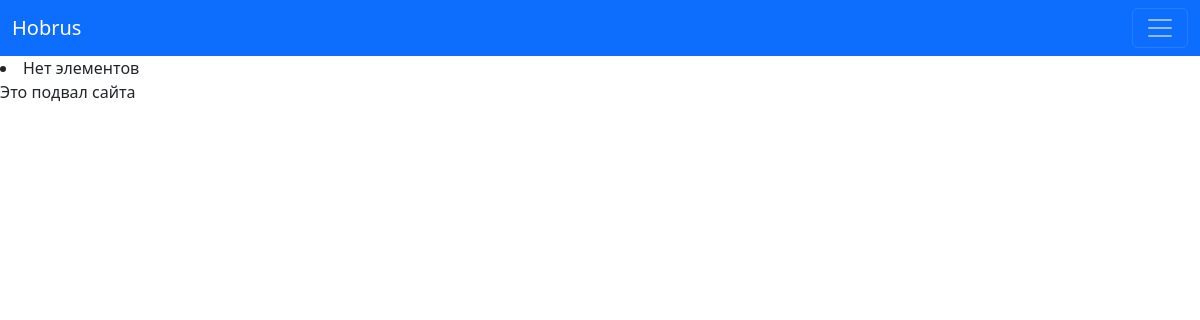
The app's page /goods, older data.
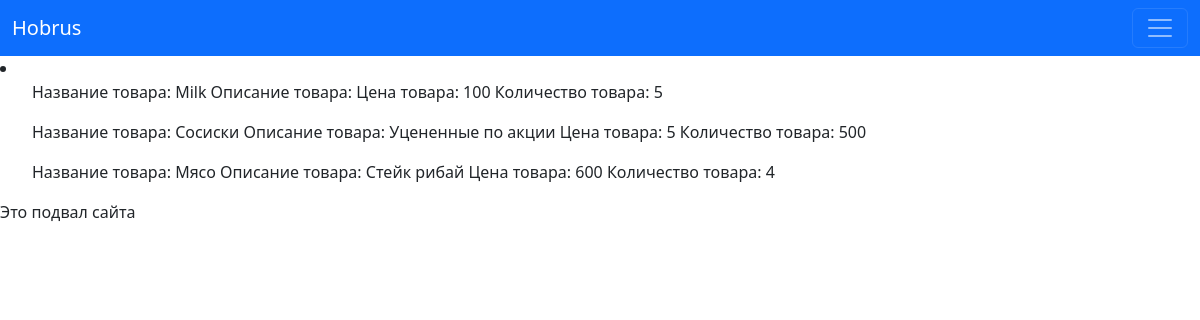
The same page, newer data.
### Home/models.py (models this page shows)
class Good(models.Model):
    name = models.CharField(max_length=30)
    description = models.TextField()
    price = models.IntegerField()
    quantity = models.IntegerField()
    def __str__(self):
        return self.name

### Home/views.py (the view)
# urls.py: path('goods', views.goods_view, name='goods')
def goods_view(request):
    goods_list = Good.objects.filter(quantity__gt=0).all()
    print(goods_list)
    context = {
        "goods": goods_list
    }
    return render(request, 'goods.html', context)

### Home/templates/goods.html
{% extends 'base.html' %}
{% block content %}
    <li>
        {% for el in goods %}
        <ul>
            Название товара: {{ el.name }}
            Описание товара: {{ el.description }}
            Цена товара: {{ el.price }}
            Количество товара: {{ el.quantity }}
        </ul>
        {% empty %}
            Нет элементов
        {% endfor %}
    </li>
{% endblock %}

### Home/templates/base.html (shortened to what this page needs)
<!DOCTYPE html>
<html lang="ru">
<head>
    <link href="https://cdn.jsdelivr.net/npm/bootstrap@5.3.3/dist/css/bootstrap.min.css" rel="stylesheet">
</head>
<body>
    <nav class="navbar bg-primary" data-bs-theme="dark">
      <div class="container-fluid">
        <a class="navbar-brand" href="#">Hobrus</a>
        <button class="navbar-toggler" type="button" data-bs-toggle="collapse" data-bs-target="#navbarSupportedContent" aria-controls="navbarSupportedContent" aria-expanded="false" aria-label="Toggle navigation">
          <span class="navbar-toggler-icon"></span>
        </button>
      </div>
    </nav>
    {% block content %}
    {% endblock %}
    <footer>
        <p>Это подвал сайта</p>
    </footer>
</body>
</html>

Row changes from the older to the newer data that the page shows:
added Good: name "Milk", price "100", quantity "5"
added Good: name "Сосиски", description "Уцененные по акции", price "5", quantity "500"
added Good: name "Мясо", description "Стейк рибай", price "600", quantity "4"
Text that changed along with them:
text no longer shown: "Нет элементов"
